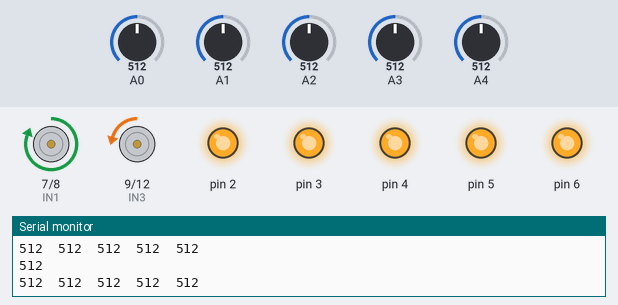
Recording of a sketch running on a simulated Arduino Uno, built with avr-gcc and run on an emulated ATmega328P. On the bench: motor-driver pin pairs drawn as motors (green arrow = first pin HIGH = forward, orange = second pin HIGH = backward, longer = more drive, scaled by the enable pin), output pins drawn as LEDs (lit = HIGH), the last lines printed to the serial monitor. The inputs (shaded band) are chosen by the test bench; at power-on: A0 = 512, A1 = 512, A4 = 512, A2 = 512, A3 = 512.

Above: at 6.3 s.
6.4 s: A0 set to 90
At 6.9 s:
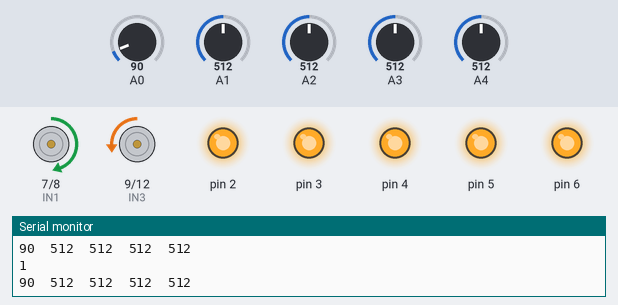
7.9 s: A1 set to 527
At 8.3 s:
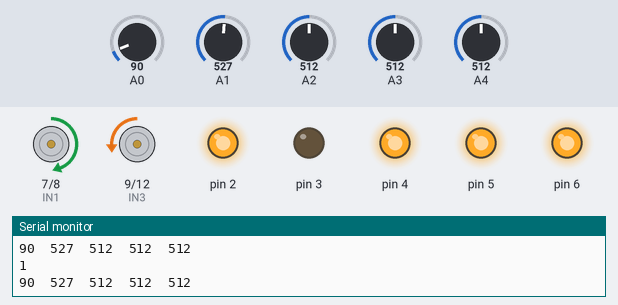
9.4 s: A4 set to 306
At 10.4 s:
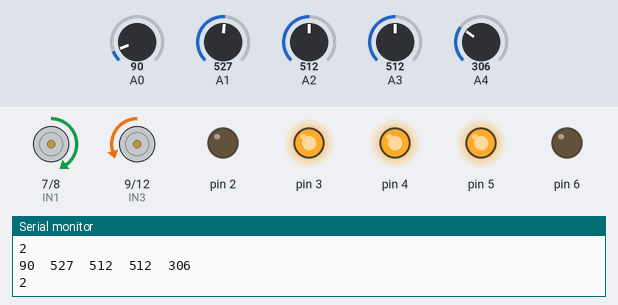
10.9 s: A2 set to 499
At 11.6 s:
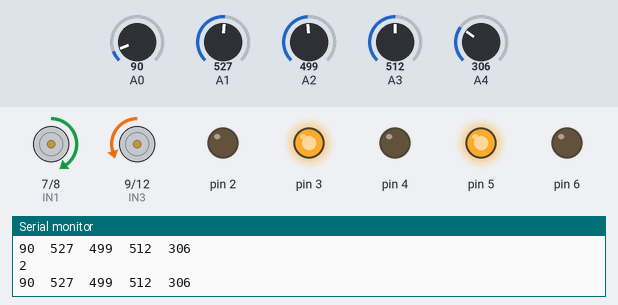
12.4 s: A3 set to 499
At 13.0 s:
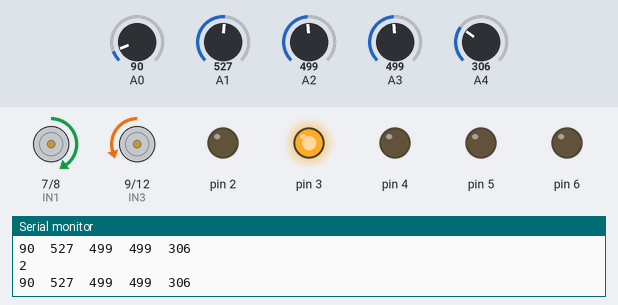
13.9 s: A0 set to 716
At 14.4 s:
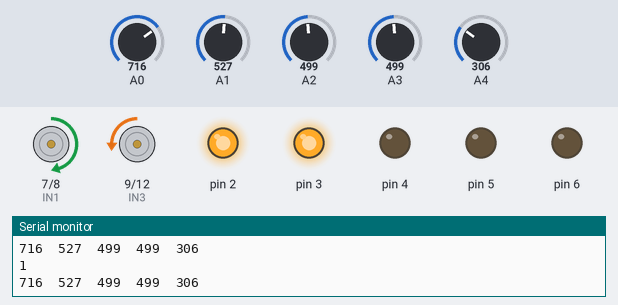
Timing chart, 0 to 16.4 s (numbered marks = the images above; inputs shaded):
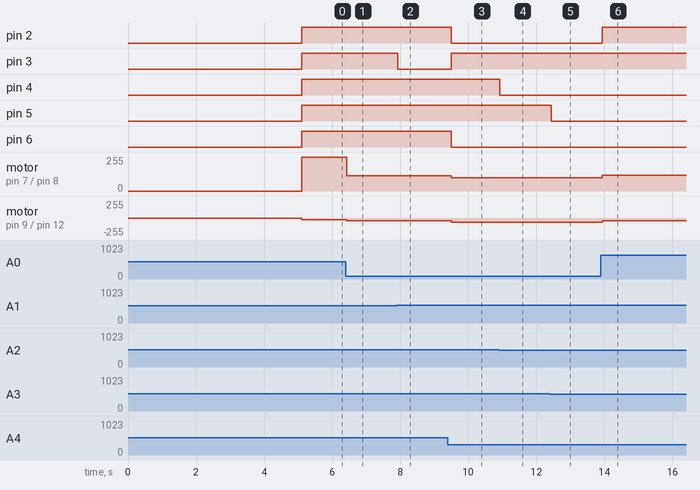

The sketch:

Linetracer_pCon.ino
```cpp
#define ENA 10
#define ENB 11
#define IN1 7
#define IN2 8
#define IN3 9
#define IN4 12
#define TGT_line 3
#define Kp_WHITE 18
#define Kp_BLACK 20
#define MOTOR_OFFSET_A 80
#define MOTOR_OFFSET_B 80
#define WHITE_BACKGROUND 0
#define BLACK_BACKGROUND 1

void read_sensor();
void monitoring_sensor();
void on_led_whitebackground();
void on_led_blackbackground();
void pControl_white(int current_line);
void pControl_black(int current_line);
void setting_sensor();
int whiteground_current_line();
int blackground_current_line();
void drive_white_background();
void drive_black_background();
bool check_W2B();
bool check_B2W();

int STATE = WHITE_BACKGROUND;
int sensor_value[5];
int std_sensor[5]; //= {243,282,306,335,360};

void setup() {
  Serial.begin(9600);
  setting_sensor();
  pinMode(A0, INPUT);
  pinMode(A1, INPUT);
  pinMode(A2, INPUT);
  pinMode(A3, INPUT);
  pinMode(A4, INPUT);
  pinMode(2, OUTPUT);
  pinMode(3, OUTPUT);
  pinMode(4, OUTPUT);
  pinMode(5, OUTPUT);
  pinMode(6, OUTPUT);// 2. 8번 핀을 출력으로 설정합니다.
  pinMode(IN1, OUTPUT);
  pinMode(IN2, OUTPUT);
  pinMode(IN3, OUTPUT);
  pinMode(IN4, OUTPUT);
}

void loop() {
 // drive_white_background();
 // drive_black_background();

  switch (STATE)
  {
  case WHITE_BACKGROUND:
    if(check_W2B())
      STATE = BLACK_BACKGROUND;
    drive_white_background();
    break;
  case BLACK_BACKGROUND:
    drive_black_background();
    if(check_B2W())
      STATE = WHITE_BACKGROUND;
    break;
  }
}

void read_sensor()
{
  sensor_value[0]=analogRead(A0);
  sensor_value[1]=analogRead(A1);
  sensor_value[2]=analogRead(A2);
  sensor_value[3]=analogRead(A3);
  sensor_value[4]=analogRead(A4);
}

void monitoring_sensor()
{
  Serial.print(sensor_value[0]);Serial.print("\t");
  Serial.print(sensor_value[1]);Serial.print("\t");
  Serial.print(sensor_value[2]);Serial.print("\t");
  Serial.print(sensor_value[3]);Serial.print("\t");
  Serial.print(sensor_value[4]);Serial.print("\t");
  Serial.print("\n");
}

void on_led_blackbackground()
{
  if(sensor_value[0]<std_sensor[0]){
    digitalWrite(2, LOW);
  }
  else{
    digitalWrite(2, HIGH);
  }
  if(sensor_value[1]<std_sensor[1]){
    digitalWrite(3, LOW);
  }
  else{
    digitalWrite(3, HIGH);
  }
  if(sensor_value[2]<std_sensor[2]){
    digitalWrite(4, LOW);
  }
  else{
    digitalWrite(4, HIGH);
  }
  if(sensor_value[3]<std_sensor[3]){
    digitalWrite(5, LOW);
  }
  else{
    digitalWrite(5, HIGH);
  }
  if(sensor_value[4]<std_sensor[4]){
    digitalWrite(6, LOW);
  }
  else{
    digitalWrite(6, HIGH);
  }
}
void on_led_whitebackground()
{
  if(sensor_value[0]>std_sensor[0]){
    digitalWrite(2, LOW);
  }
  else{
    digitalWrite(2, HIGH);
  }
  if(sensor_value[1]>std_sensor[1]){
    digitalWrite(3, LOW);
  }
  else{
    digitalWrite(3, HIGH);
  }
  if(sensor_value[2]>std_sensor[2]){
    digitalWrite(4, LOW);
  }
  else{
    digitalWrite(4, HIGH);
  }
  if(sensor_value[3]>std_sensor[3]){
    digitalWrite(5, LOW);
  }
  else{
    digitalWrite(5, HIGH);
  }
  if(sensor_value[4]>std_sensor[4]){
    digitalWrite(6, LOW);
  }
  else{
    digitalWrite(6, HIGH);
  }
}

void pControl_white(int current_line){
  int error = TGT_line - current_line;
  int control_value = Kp_WHITE*error;
  digitalWrite(IN1, HIGH);
  digitalWrite(IN2, LOW);
  digitalWrite(IN3, LOW);
  digitalWrite(IN4, HIGH);
  analogWrite(ENA, MOTOR_OFFSET_A + control_value);
  analogWrite(ENB, MOTOR_OFFSET_B - control_value);

}
void pControl_black(int current_line){
  int error = TGT_line - current_line;
  int control_value = Kp_BLACK*error;
  digitalWrite(IN1, HIGH);
  digitalWrite(IN2, LOW);
  digitalWrite(IN3, LOW);
  digitalWrite(IN4, HIGH);
  analogWrite(ENA, MOTOR_OFFSET_A + control_value);
  analogWrite(ENB, MOTOR_OFFSET_B - control_value);

}


int whiteground_current_line(){
  if(sensor_value[0]<std_sensor[0]){
    return 1;
  }
  else if(sensor_value[0]>std_sensor[0] && sensor_value[1]<std_sensor[1]){
    return 2;
  }
  else if((sensor_value[0]>std_sensor[0] && sensor_value[1]<std_sensor[1] && sensor_value[2]<std_sensor[2] && sensor_value[3]<std_sensor[3] && sensor_value[4]>std_sensor[4])||(sensor_value[0]>std_sensor[0]&&sensor_value[1]>std_sensor[1]&&sensor_value[2]<std_sensor[2]&&sensor_value[3]>std_sensor[3]&&sensor_value[4]>std_sensor[4])){
    return 3;
  }
  else if(sensor_value[2]>std_sensor[2] && sensor_value[3]<std_sensor[3]){
    return 4;
  }
  else if(sensor_value[4]<std_sensor[4]){
    return 5;
  }
}

int blackground_current_line(){
  if(sensor_value[0]>std_sensor[0]){
    return 1;
  }
  else if(sensor_value[0]<std_sensor[0] && sensor_value[1]>std_sensor[1]){
    return 2;
  }
  else if((sensor_value[0]<std_sensor[0] && sensor_value[1]>std_sensor[1] && sensor_value[2]>std_sensor[2] && sensor_value[3]>std_sensor[3] && sensor_value[4]<std_sensor[4])||(sensor_value[0]<std_sensor[0]&&sensor_value[1]<std_sensor[1] && sensor_value[2]>std_sensor[2] && sensor_value[3]<std_sensor[3] && sensor_value[4]<std_sensor[4])){
    return 3;
  }
  else if(sensor_value[2]<std_sensor[2] && sensor_value[3]>std_sensor[3]){
    return 4;
  }
  else if(sensor_value[4]>std_sensor[4]){
    return 5;
  }
  else if(sensor_value[0]>std_sensor[0] && sensor_value[1]>std_sensor[1] && sensor_value[2]>std_sensor[2] && sensor_value[3]>std_sensor[3] && sensor_value[4]>std_sensor[4]){
    return 3;
  }
}

void setting_sensor(){
  int white_value[5];
  int black_value[5];
  Serial.println("INPUT WHITE");
  for (int i = 0; i < 100; i++)
  {
    read_sensor();
  }
  for (int i = 0; i < 5; i++)
  {
    white_value[i] = sensor_value[i];
  }
  Serial.println("READY");
  delay(5000);
  Serial.println("INPUT BLACK");
  for (int i = 0; i < 100; i++)
  {
    read_sensor();
  }
  for (int i = 0; i < 5; i++)
  {
    black_value[i] = sensor_value[i];
  }
  for (int i = 0; i < 5; i++)
  {
    std_sensor[i] = ( black_value[i] + white_value[i] ) / 2;
  }
  Serial.println("SETTING DONE");
}

void drive_white_background(){
  int current_line;
  read_sensor();
  monitoring_sensor();
  on_led_whitebackground();
  current_line=whiteground_current_line();
  pControl_white(current_line);
  Serial.println(current_line);
}

void drive_black_background(){
  int current_line;
  read_sensor();
  monitoring_sensor();
  on_led_blackbackground();
  current_line=blackground_current_line();
  pControl_black(current_line);
  Serial.println(current_line);
}


bool check_W2B(){
  if( sensor_value[0]<std_sensor[0] && sensor_value[4]<std_sensor[4] && ( sensor_value[1]>std_sensor[1] || sensor_value[2]>std_sensor[2] || sensor_value[3]>std_sensor[3] )){
    Serial.println("W2B");
    return true;
  }
  else
    return false;
}
bool check_B2W(){
  if( sensor_value[0]>std_sensor[0]  && sensor_value[4]>std_sensor[4] && ( sensor_value[1]<std_sensor[1] || sensor_value[2]<std_sensor[2] || sensor_value[3]<std_sensor[3] )){
    Serial.println("B2W");
    return true;
  }
  else
    return false;
}
```

Measured:
- the behaviour switches between 512 and 513 on A1 (found by bisection; images 1 and 2)
- the behaviour switches between 512 and 511 on A2 (found by bisection; images 3 and 4)
- the behaviour switches between 512 and 511 on A3 (found by bisection; images 4 and 5)
- after the input at 6.4 s, motor on pin 7 (IN1) / pin 8 (IN2): forward 255/255 → forward 116/255 at once; motor on pin 9 (IN3) / pin 12 (IN4): backward 26/255 → backward 44/255 at once
- after the input at 7.9 s, pin 3: HIGH → LOW at once
- after the input at 9.4 s, pin 2, pin 6: HIGH → LOW after 0.09 s; pin 3: LOW → HIGH after 0.09 s; motor on pin 7 (IN1) / pin 8 (IN2): forward 116/255 → forward 100/255 after 0.09 s; motor on pin 9 (IN3) / pin 12 (IN4): backward 44/255 → backward 60/255 after 0.09 s
- after the input at 10.9 s, pin 4: HIGH → LOW at once
- after the input at 12.4 s, pin 5: HIGH → LOW at once
- after the input at 13.9 s, pin 2: LOW → HIGH at once; motor on pin 7 (IN1) / pin 8 (IN2): forward 100/255 → forward 120/255 at once; motor on pin 9 (IN3) / pin 12 (IN4): backward 60/255 → backward 40/255 at once
